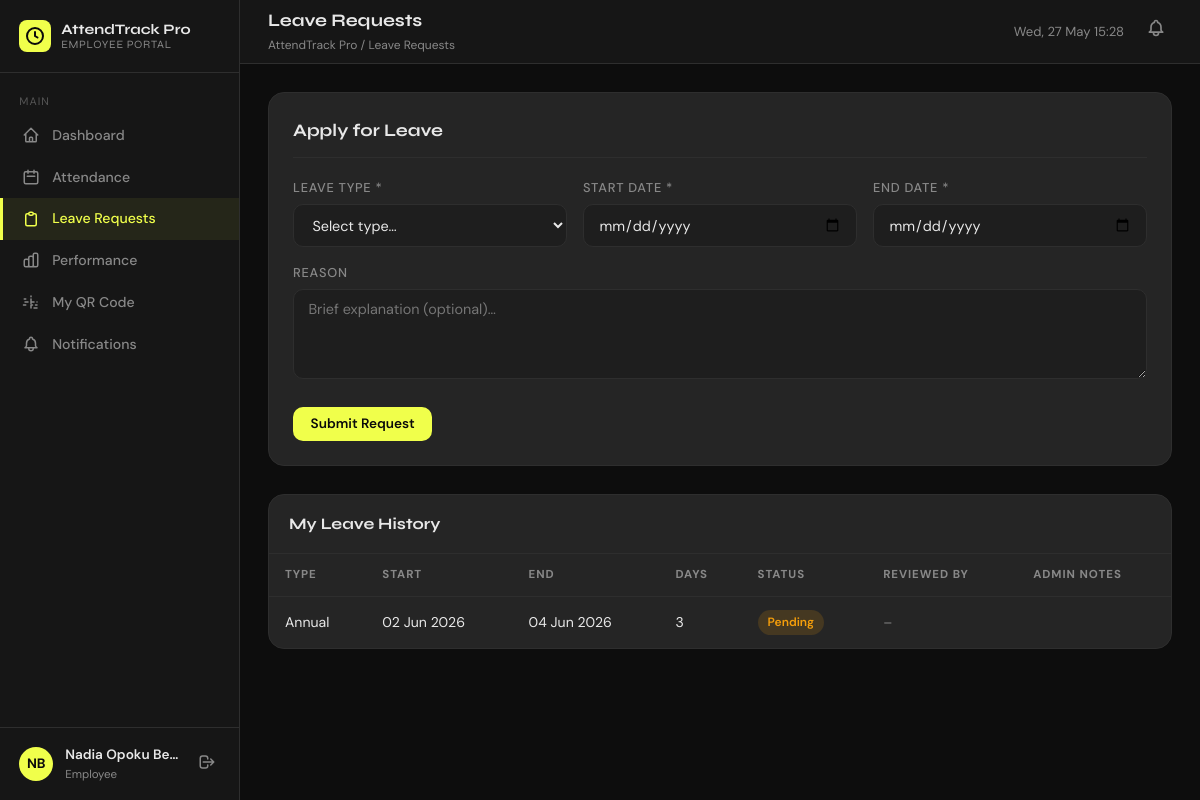
Screenshot of /employee/leave.php (signed in) with the database file from the repository.
### tables this page shows
CREATE TABLE IF NOT EXISTS leave_requests (
  id            INT AUTO_INCREMENT PRIMARY KEY,
  employee_id   INT NOT NULL,
  leave_type    ENUM('annual','sick','emergency','unpaid','other') DEFAULT 'annual',
  start_date    DATE NOT NULL,
  end_date      DATE NOT NULL,
  total_days    INT NOT NULL DEFAULT 1,
  reason        TEXT DEFAULT NULL,
  status        ENUM('pending','approved','rejected') DEFAULT 'pending',
  reviewed_by   INT DEFAULT NULL,                    
  reviewed_at   TIMESTAMP NULL DEFAULT NULL,
  admin_notes   TEXT DEFAULT NULL,
  created_at    TIMESTAMP DEFAULT CURRENT_TIMESTAMP,
  FOREIGN KEY (employee_id) REFERENCES employees(id) ON DELETE CASCADE,
  FOREIGN KEY (reviewed_by) REFERENCES employees(id) ON DELETE SET NULL
);

### employee/leave.php (the view, shortened to what this page needs)
<?php
require_once __DIR__ . '/../includes/helpers.php';
$cu = currentUser();
$db = getDB();
$stmt = $db->prepare("
  SELECT lr.*, e.full_name AS reviewer_name
  FROM leave_requests lr
  LEFT JOIN employees e ON e.id = lr.reviewed_by
  WHERE lr.employee_id = ?
  ORDER BY lr.created_at DESC
");
$stmt->execute([$cu['id']]);
$leaveHistory = $stmt->fetchAll();
require_once __DIR__ . '/../includes/nav.php';
?>
<div class="form-card">
  <div class="form-card-title">Apply for Leave</div>
  <form method="POST">
    <div class="form-grid">
      <div class="form-group-plain">
        <label>Leave Type *</label>
        <select name="leave_type" required>
          <option value="">Select type…</option>
        </select>
      </div>
      <div class="form-group-plain">
        <label>Start Date *</label>
        <input type="date" name="start_date" min="<?= date('Y-m-d') ?>" required/>
      </div>
      <div class="form-group-plain">
        <label>End Date *</label>
        <input type="date" name="end_date" min="<?= date('Y-m-d') ?>" required/>
      </div>
    </div>
    <div class="form-group-plain">
      <label>Reason</label>
      <textarea name="reason" rows="3" placeholder="Brief explanation (optional)…"></textarea>
    </div>
    <div class="form-actions">
      <button type="submit" class="btn btn-primary">Submit Request</button>
    </div>
  </form>
</div>
<div class="table-card">
  <div class="table-card-header">
    <div class="table-card-title">My Leave History</div>
  </div>
  <div class="table-wrap">
    <table class="data-table">
      <thead><tr>
        <th>Type</th><th>Start</th><th>End</th><th>Days</th>
        <th>Status</th><th>Reviewed By</th><th>Admin Notes</th>
      </tr></thead>
      <tbody>
      <?php if ($leaveHistory): foreach ($leaveHistory as $l): ?>
        <tr>
          <td><?= ucfirst(e($l['leave_type'])) ?></td>
          <td><?= date('d M Y', strtotime($l['start_date'])) ?></td>
          <td><?= date('d M Y', strtotime($l['end_date'])) ?></td>
          <td><?= $l['total_days'] ?></td>
          <td><?= leaveStatusBadge($l['status']) ?></td>
          <td class="text-dim text-sm"><?= e($l['reviewer_name'] ?? '–') ?></td>
          <td class="text-sm text-dim"><?= e($l['admin_notes'] ?? '') ?></td>
        </tr>
      <?php endforeach; endif; ?>
      </tbody>
    </table>
  </div>
</div>
<?php require_once __DIR__ . '/../includes/footer.php'; ?>

### includes/helpers.php (shortened to what this page needs)
<?php
function e(mixed $val): string {
    return htmlspecialchars((string)$val, ENT_QUOTES | ENT_HTML5, 'UTF-8');
}
function leaveStatusBadge(string $status): string {
    $map = [
        'pending'  => 'badge-pending',
        'approved' => 'badge-present',
        'rejected' => 'badge-absent',
    ];
    $cls = $map[$status] ?? 'badge-default';
    return "<span class=\"badge $cls\">" . ucfirst($status) . "</span>";
}

### assets/css/style.css (style rules this page uses)
:root { --accent: #f0ff4b; --accent-dark: #c8d400; --bg: #0d0d0d; --bg2: #161616; --bg3: #1e1e1e; --surface: #252525; --border: #2e2e2e; --text: #e8e8e8; --text-dim: #888; --text-xdim: #555; --green: #22c55e; --red: #ef4444; --amber: #f59e0b; --blue: #3b82f6; --purple: #a855f7; --radius: 10px; --radius-lg: 16px; --shadow: 0 4px 24px rgba(0,0,0,.45); --ff-display: 'Syne', sans-serif; --ff-body: 'DM Sans', sans-serif; --sidebar-w: 240px; --topbar-h: 64px; }
*, *::before, *::after { box-sizing: border-box; margin: 0; padding: 0; }
html { font-size: 16px; scroll-behavior: smooth; }
body { font-family: var(--ff-body); background: var(--bg); color: var(--text); line-height: 1.6; -webkit-font-smoothing: antialiased; }
input, select, textarea, button { font-family: inherit; }
.table-card { background: var(--surface); border: 1px solid var(--border); border-radius: var(--radius-lg); overflow: hidden; margin-bottom: 1.75rem; }
.table-card-header { display: flex; align-items: center; justify-content: space-between; padding: 1rem 1.25rem; border-bottom: 1px solid var(--border); gap: 1rem; flex-wrap: wrap; }
.table-card-title { font-family: var(--ff-display); font-size: 1rem; font-weight: 700; }
.table-wrap { overflow-x: auto; }
table.data-table { width: 100%; border-collapse: collapse; font-size: .88rem; }
.data-table th { text-align: left; padding: .75rem 1rem; font-size: .72rem; text-transform: uppercase; letter-spacing: .08em; color: var(--text-dim); border-bottom: 1px solid var(--border); white-space: nowrap; }
.data-table td { padding: .8rem 1rem; border-bottom: 1px solid rgba(255,255,255,.04); vertical-align: middle; }
.data-table tr:last-child td { border-bottom: none; }
.badge { display: inline-flex; align-items: center; padding: 3px 10px; border-radius: 20px; font-size: .75rem; font-weight: 600; text-transform: capitalize; }
.badge-pending { background: rgba(245,158,11,.15); color: var(--amber); }
.btn { display: inline-flex; align-items: center; gap: .4rem; padding: .55rem 1.1rem; border-radius: var(--radius); font-size: .85rem; font-weight: 600; cursor: pointer; border: none; transition: all .15s; text-decoration: none; white-space: nowrap; }
.btn-primary { background: var(--accent); color: #0a0a0a; }
.form-card { background: var(--surface); border: 1px solid var(--border); border-radius: var(--radius-lg); padding: 1.5rem; margin-bottom: 1.75rem; }
.form-card-title { font-family: var(--ff-display); font-size: 1.1rem; font-weight: 700; margin-bottom: 1.25rem; padding-bottom: .75rem; border-bottom: 1px solid var(--border); }
.form-grid { display: grid; grid-template-columns: repeat(auto-fit, minmax(220px, 1fr)); gap: 1rem; }
.form-group-plain { margin-bottom: 1rem; }
.form-group-plain label { display: block; font-size: .8rem; font-weight: 500; margin-bottom: .35rem; color: var(--text-dim); text-transform: uppercase; letter-spacing: .06em; }
.form-group-plain input, .form-group-plain select, .form-group-plain textarea { width: 100%; background: var(--bg3); border: 1.5px solid var(--border); border-radius: var(--radius); padding: .65rem .9rem; color: var(--text); font-size: .9rem; transition: border-color .2s; }
.form-group-plain select option { background: var(--surface); }
.form-group-plain textarea { resize: vertical; min-height: 90px; }
.form-actions { display: flex; gap: .75rem; margin-top: 1.25rem; }
.text-dim { color: var(--text-dim); }
.text-sm { font-size: .85rem; }

### rows the page displays
leave_requests: leave_type "Annual", start_date "02 Jun 2026", end_date "04 Jun 2026", total_days "3", status "Pending", reviewer_name "–"

### other values shown
APP_NAME "AttendTrack Pro"
$initials "NB"
$cu['full_name'] "Nadia Opoku Be…"
$cu['role'] "Employee"
$pageTitle "Leave Requests"
